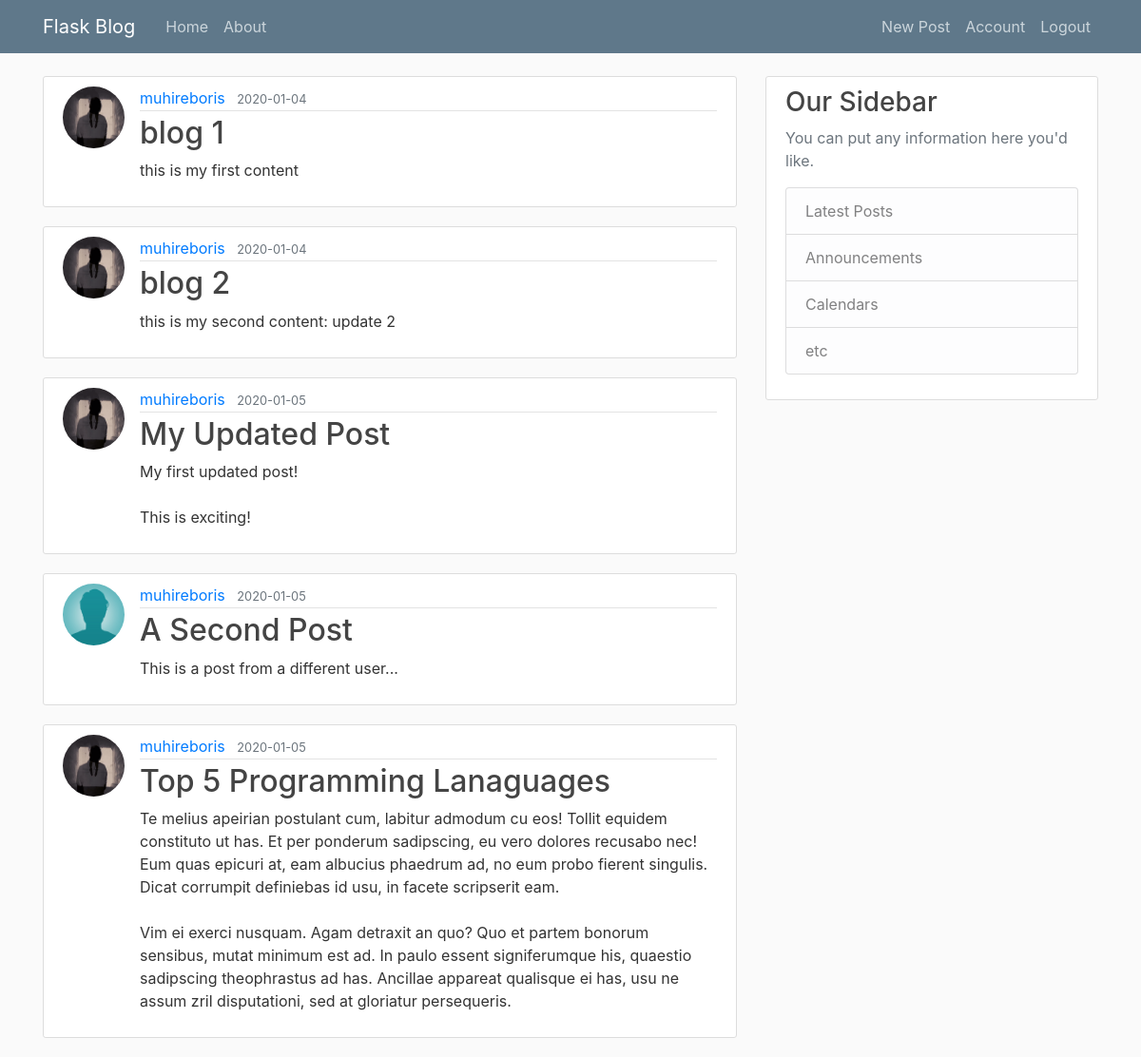
Screenshot of / (signed in) with the database file from the repository.
### flask_blog/models.py (models this page shows, shortened)
class Post(db.Model):
    id = db.Column(db.Integer, primary_key=True)
    title = db.Column(db.String(120), nullable=False)
    created_on = db.Column(db.DateTime, nullable=False, default=datetime.utcnow)
    content = db.Column(db.Text, nullable=False)
    user_id= db.Column(db.Integer,  db.ForeignKey('user.id'), nullable=False)

class User(db.Model, UserMixin):
    id = db.Column(db.Integer, primary_key=True)
    username = db.Column(db.String(20), nullable= False)
    email = db.Column(db.String(120), unique=True, nullable= False)
    password = db.Column(db.String(32), nullable= False)
    image_file = db.Column(db.String(120), default='default.jpg', nullable=False)
    posts = db.relationship('Post', backref='author', lazy=True)

### flask_blog/routes.py (the view)
@app.route("/")
def home():
    page = request.args.get('page', type=int, default=1)
    posts = Post.query.paginate(page=page, per_page=5)
    return render_template('home.html', posts=posts)

### flask_blog/models.py (called while the page is built)
@login_manager.user_loader
def load_user(user_id):
    return User.query.get(int(user_id))

### flask_blog/templates/home.html
    {% extends "layout.html"%}
    {% block content %}
        {% for post in posts.items %}
        <article class="media content-section">
            <img src="{{ url_for('static', filename='images/' + post.author.image_file) }}" alt="" class="rounded-circle article-img">
            <div class="media-body">
                <div class="article-metadata">
                    <a class="mr-2" href="#">{{ post.author.username }}</a>
                    <small class="text-muted">{{ post.created_on.strftime('%Y-%m-%d') }}</small>
                </div>
                <h2><a class="article-title" href="{{ url_for('view_post', post_id=post.id )}}">{{ post.title }}</a></h2>
                <p class="article-content">{{ post.content }}</p>
            </div>
        </article>
        {% endfor %}
    {% endblock content%}

### flask_blog/static/main.css (style rules this page uses)
body { background: #fafafa; color: #333333; margin-top: 5rem; }
h1, h2, h3, h4, h5, h6 { color: #444444; }
.content-section { background: #ffffff; padding: 10px 20px; border: 1px solid #dddddd; border-radius: 3px; margin-bottom: 20px; }
.article-title { color: #444444; }
.article-content { white-space: pre-line; }
.article-img { height: 65px; width: 65px; margin-right: 16px; }
.article-metadata { padding-bottom: 1px; margin-bottom: 4px; border-bottom: 1px solid #e3e3e3 }

### rows the page displays
Post: image_file (picture), author.username "muhireboris", created_on "2020-01-04", title "blog 1", content "this is my first content"
Post: image_file (picture), author.username "muhireboris", created_on "2020-01-04", title "blog 2", content "this is my second content: update 2"
Post: image_file (picture), author.username "muhireboris", created_on "2020-01-05", title "My Updated Post", content "My first updated post! This is exciting!"
Post: image_file (placeholder picture), author.username "muhireboris", created_on "2020-01-05", title "A Second Post", content "This is a post from a different user..."
Post: image_file (picture), author.username "muhireboris", created_on "2020-01-05", title "Top 5 Programming Lanaguages", content "Te melius apeirian postulant cum, labitur admodum cu eos! Tollit equidem constituto ut has. Et per ponderum sadipscing, eu vero dolores recusabo nec! Eum quas epicuri at, eam albucius phaedrum ad, no eum probo fierent singulis. Dicat corrumpit definiebas id usu, in facete scripserit eam. Vim ei exerci nusquam. Agam detraxit an quo? Quo et partem bonorum sensibus, mutat minimum est ad. In paulo essent signiferumque his, quaestio sadipscing theophrastus ad has. Ancillae appareat qualisque ei has, usu ne assum zril disputationi, sed at gloriatur persequeris."
